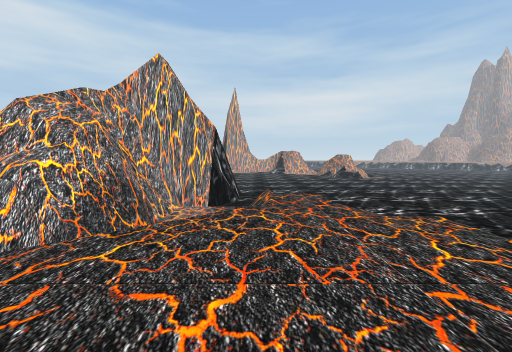
View 1 (above)

12 first-person views from a walk through a scene from a Unity 3-D project. The camera is 1.4 m above the floor, tilts 4° down and sees 90° across. The floor is counted in squares, 2 m on a side. Each view is taken from the middle of a square. On the plan, view 1 faces up. The plan holds only what a view shows up to about 9 squares ahead; the rest is blank. The place goes on beyond the plan. The player character is not drawn.

View 2
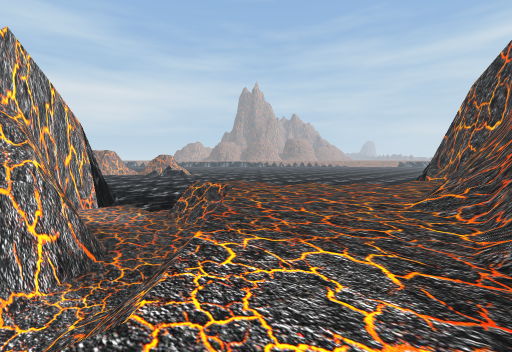

View 3
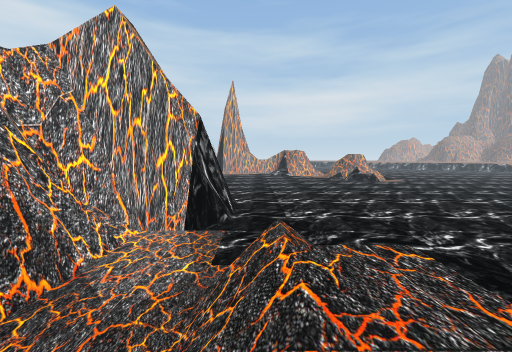

View 4
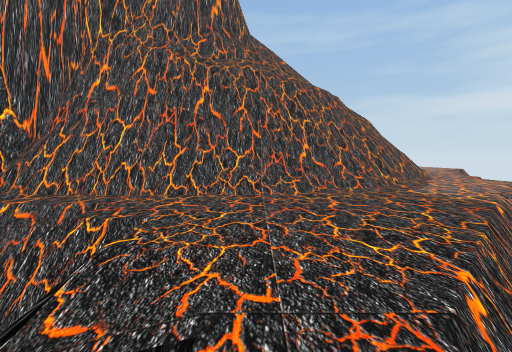

View 5
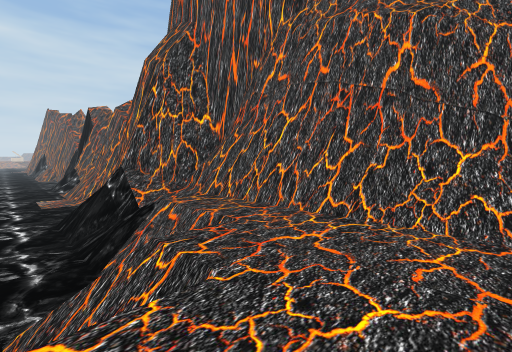

View 6
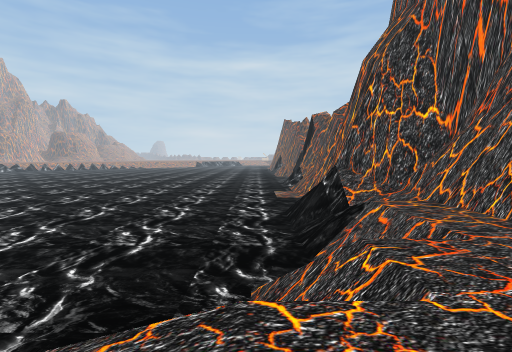

View 7
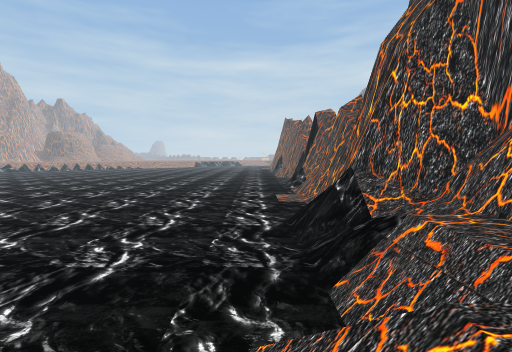

View 8
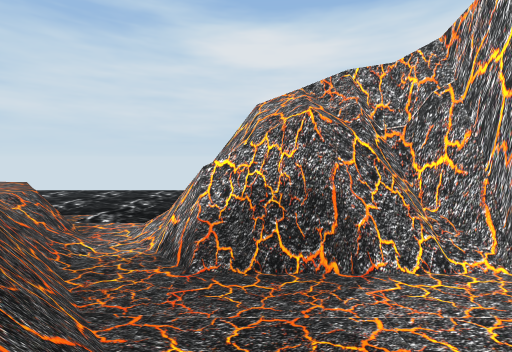

View 9
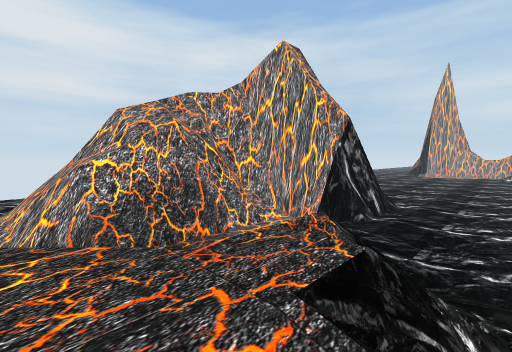

View 10
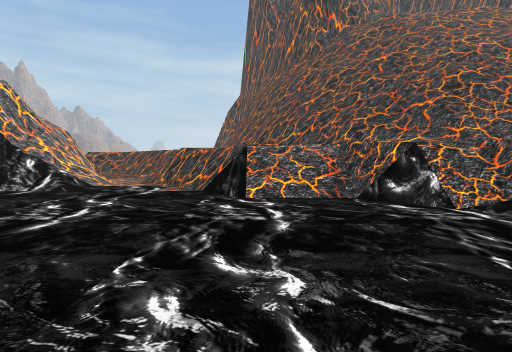

View 11
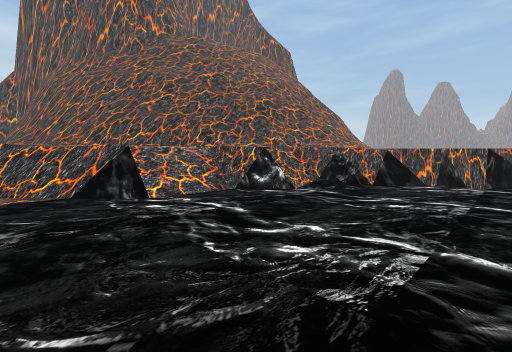

View 12
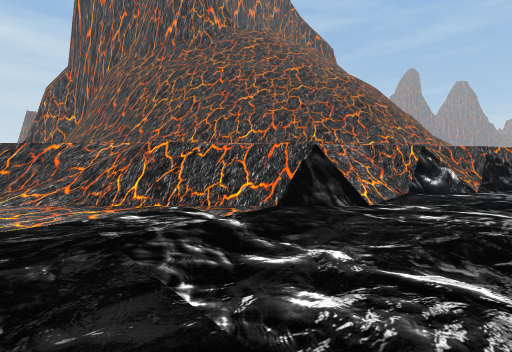

### Floor plan
Key: @ floor where view 1 was taken; # wall or solid block; . main floor; : floor 0.25 m higher than the main floor; + floor 1.5 m higher than the main floor; * floor 1.75 m higher than the main floor; % floor 2 m higher than the main floor; / step, stairs or slope; = window, fence, low wall or low ledge; v drop or lower ground.
Columns run from 12 left of view 1 to 13 right of it. Each row starts with its distance up from view 1.
 12            #............
 11            #............
 10           ##............
  9          ##.............
  8         ##..............
  7          #..==..........
  6          #..=#:.........
  5        ###..=/v/........
  4       ####.#=%+ ........
  3      ./=#=##%%%==.........
  2    ...///=#%%%%###=###....
  1    ....=v*%%%%%%%#######/
  0 ......=#%%%%@/####
 -1 ...../=%%%%#####
 -2 ...../%%%=###
 -3 .....=%%==##
 -4 ..../#%==##
 -5 ....////##
 -6 ...#= ###
 -7 ..=#  ##
 -8 //#%  ##
 -9  ##    #
-10 ##
-11 v

Positions as (right, up) in squares from view 1, and headings:
1: (0, 0), facing up
2: (-4, -1), facing up-right
3: (0, 3), facing up
4: (1, 5), facing down
5: (1, 3), facing down-right
6: (1, 3), facing right
7: (2, 3), facing right
8: (1, 5), facing left
9: (2, 3), facing up-left
10: (-12, -2), facing right
11: (-12, 0), facing down-right
12: (-9, 2), facing down-right
